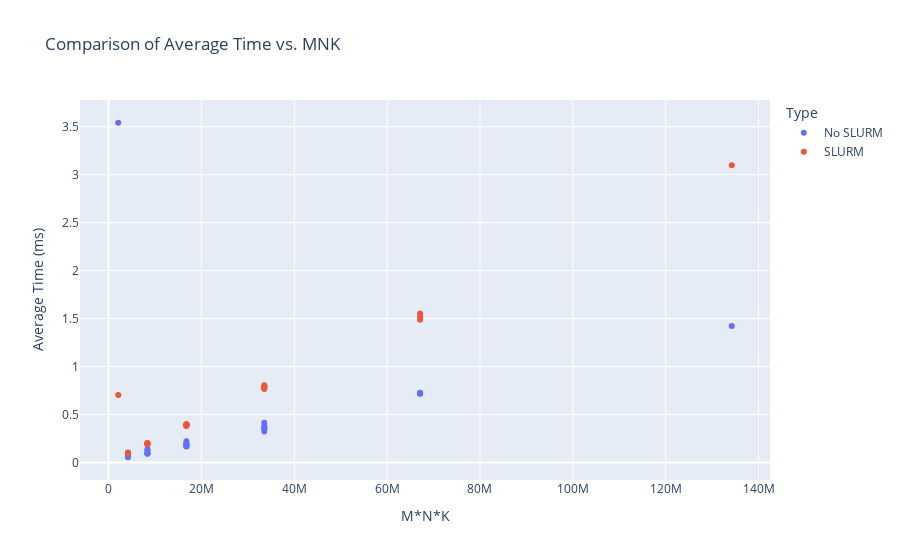

This figure's notebook cell:
### Code cell
import plotly.express as px

# File paths
file_no_slurm = "gemmtask1NoSlurm.csv"
file_slurm = "gemmtask1SLURM.csv"

# Load CSV data
df_no_slurm = pd.read_csv(file_no_slurm)
df_slurm = pd.read_csv(file_slurm)

# Add a label column to differentiate the data
df_no_slurm['Type'] = 'No SLURM'
df_slurm['Type'] = 'SLURM'

# Combine the two dataframes
df = pd.concat([df_no_slurm, df_slurm])

# Calculate MNK for better visualization
df['MNK'] = df['M'] * df['N'] * df['K']

# Create the scatter plot
fig = px.scatter(
    df,
    x='MNK',
    y='AverageTime(ms)',
    color='Type',
    hover_data={'M': True, 'N': True, 'K': True, 'PerformanceProportion(time/MNK)': True},
    title="Comparison of Average Time vs. MNK",
    labels={"MNK": "M*N*K", "AverageTime(ms)": "Average Time (ms)"},
)

# Show the plot
fig.show()

### Figure 1 — Plotly figure (JSON) as saved in the notebook; plotly's stock layout.template omitted (floating-point values rounded to 4 significant figures)
{"data": [{"customdata": [[128, 128, 128, 1.689e-06], [128, 128, 256, 2.459e-08], [128, 128, 512, 1.66e-08], [128, 256, 128, 1.568e-08], [128, 256, 256, 1.142e-08], [128, 256, 512, 1.142e-08], [128, 512, 128, 1.092e-08], [128, 512, 256, 1.14e-08], [128, 512, 512, 1.114e-08], [256, 128, 128, 1.281e-08], [256, 128, 256, 1.166e-08], [256, 128, 512, 9.94e-09], [256, 256, 128, 1.502e-08], [256, 256, 256, 1.31e-08], [256, 256, 512, 1.072e-08], [256, 512, 128, 1.029e-08], [256, 512, 256, 1.235e-08], [256, 512, 512, 1.083e-08], [512, 128, 128, 1.083e-08], [512, 128, 256, 1.077e-08], [512, 128, 512, 9.634e-09], [512, 256, 128, 1.025e-08], [512, 256, 256, 1.072e-08], [512, 256, 512, 1.067e-08], [512, 512, 128, 1.049e-08], [512, 512, 256, 1.07e-08], [512, 512, 512, 1.061e-08]], "hovertemplate": "Type=No SLURM<br>M*N*K=%{x}<br>Average Time (ms)=%{y}<br>M=%{customdata[0]}<br>N=%{customdata[1]}<br>K=%{customdata[2]}<br>PerformanceProportion(time/MNK)=%{customdata[3]}<extra></extra>", "legendgroup": "No SLURM", "marker": {"color": "#636efa", "symbol": "circle"}, "mode": "markers", "name": "No SLURM", "orientation": "v", "showlegend": true, "type": "scatter", "x": [2097152, 4194304, 8388608, 4194304, 8388608, 16777216, 8388608, 16777216, 33554432, 4194304, 8388608, 16777216, 8388608, 16777216, 33554432, 16777216, 33554432, 67108864, 8388608, 16777216, 33554432, 16777216, 33554432, 67108864, 33554432, 67108864, 134217728], "xaxis": "x", "y": [3.542, 0.1031, 0.1392, 0.06576, 0.09579, 0.1916, 0.09163, 0.1912, 0.3737, 0.05374, 0.09779, 0.1668, 0.126, 0.2198, 0.3597, 0.1727, 0.4144, 0.7269, 0.09089, 0.1808, 0.3233, 0.172, 0.3598, 0.7163, 0.352, 0.7178, 1.423], "yaxis": "y"}, {"customdata": [[128, 128, 128, 3.347e-07], [128, 128, 256, 2.349e-08], [128, 128, 512, 2.422e-08], [128, 256, 128, 2.324e-08], [128, 256, 256, 2.359e-08], [128, 256, 512, 2.375e-08], [128, 512, 128, 2.393e-08], [128, 512, 256, 2.354e-08], [128, 512, 512, 2.394e-08], [256, 128, 128, 2.353e-08], [256, 128, 256, 2.257e-08], [256, 128, 512, 2.304e-08], [256, 256, 128, 2.265e-08], [256, 256, 256, 2.367e-08], [256, 256, 512, 2.334e-08], [256, 512, 128, 2.29e-08], [256, 512, 256, 2.351e-08], [256, 512, 512, 2.269e-08], [512, 128, 128, 2.297e-08], [512, 128, 256, 2.3e-08], [512, 128, 512, 2.283e-08], [512, 256, 128, 2.257e-08], [512, 256, 256, 2.34e-08], [512, 256, 512, 2.218e-08], [512, 512, 128, 2.344e-08], [512, 512, 256, 2.313e-08], [512, 512, 512, 2.309e-08]], "hovertemplate": "Type=SLURM<br>M*N*K=%{x}<br>Average Time (ms)=%{y}<br>M=%{customdata[0]}<br>N=%{customdata[1]}<br>K=%{customdata[2]}<br>PerformanceProportion(time/MNK)=%{customdata[3]}<extra></extra>", "legendgroup": "SLURM", "marker": {"color": "#EF553B", "symbol": "circle"}, "mode": "markers", "name": "SLURM", "orientation": "v", "showlegend": true, "type": "scatter", "x": [2097152, 4194304, 8388608, 4194304, 8388608, 16777216, 8388608, 16777216, 33554432, 4194304, 8388608, 16777216, 8388608, 16777216, 33554432, 16777216, 33554432, 67108864, 8388608, 16777216, 33554432, 16777216, 33554432, 67108864, 33554432, 67108864, 134217728], "xaxis": "x", "y": [0.7019, 0.0985, 0.2032, 0.09749, 0.1979, 0.3984, 0.2007, 0.3949, 0.8033, 0.0987, 0.1893, 0.3865, 0.19, 0.3972, 0.7831, 0.3843, 0.789, 1.522, 0.1926, 0.3858, 0.766, 0.3787, 0.7852, 1.489, 0.7865, 1.552, 3.099], "yaxis": "y"}], "layout": {"legend": {"title": {"text": "Type"}, "tracegroupgap": 0}, "title": {"text": "Comparison of Average Time vs. MNK"}, "xaxis": {"anchor": "y", "domain": [0, 1], "title": {"text": "M*N*K"}}, "yaxis": {"anchor": "x", "domain": [0, 1], "title": {"text": "Average Time (ms)"}}}}
